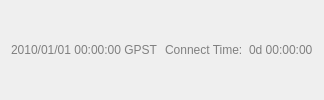
       <widget class="QWidget" name="Panel2" native="true">
        <property name="enabled">
         <bool>true</bool>
        </property>
        <property name="toolTip">
         <string/>
        </property>
        <property name="layoutDirection">
         <enum>Qt::LeftToRight</enum>
        </property>
        <property name="text" stdset="0">
         <string/>
        </property>
        <layout class="QHBoxLayout" name="horizontalLayout">
         <item>
          <widget class="QLabel" name="Time">
           <property name="enabled">
            <bool>true</bool>
           </property>
           <property name="palette">
            <palette>
             <active>
              <colorrole role="WindowText">
               <brush brushstyle="SolidPattern">
                <color alpha="255">
                 <red>128</red>
                 <green>128</green>
                 <blue>128</blue>
                </color>
               </brush>
              </colorrole>
             </active>
             <inactive>
              <colorrole role="WindowText">
               <brush brushstyle="SolidPattern">
                <color alpha="255">
                 <red>128</red>
                 <green>128</green>
                 <blue>128</blue>
                </color>
               </brush>
              </colorrole>
             </inactive>
             <disabled>
              <colorrole role="WindowText">
               <brush brushstyle="SolidPattern">
                <color alpha="255">
                 <red>128</red>
                 <green>128</green>
                 <blue>128</blue>
                </color>
               </brush>
              </colorrole>
             </disabled>
            </palette>
           </property>
           <property name="toolTip">
            <string/>
           </property>
           <property name="text">
            <string>2010/01/01 00:00:00 GPST</string>
           </property>
          </widget>
         </item>
         <item>
          <widget class="QLabel" name="Label8">
           <property name="enabled">
            <bool>true</bool>
           </property>
           <property name="palette">
            <palette>
             <active>
              <colorrole role="WindowText">
               <brush brushstyle="SolidPattern">
                <color alpha="255">
                 <red>128</red>
                 <green>128</green>
                 <blue>128</blue>
                </color>
               </brush>
              </colorrole>
             </active>
             <inactive>
              <colorrole role="WindowText">
               <brush brushstyle="SolidPattern">
                <color alpha="255">
                 <red>128</red>
                 <green>128</green>
                 <blue>128</blue>
                </color>
               </brush>
              </colorrole>
             </inactive>
             <disabled>
              <colorrole role="WindowText">
               <brush brushstyle="SolidPattern">
                <color alpha="255">
                 <red>128</red>
                 <green>128</green>
                 <blue>128</blue>
                </color>
               </brush>
              </colorrole>
             </disabled>
            </palette>
           </property>
           <property name="toolTip">
            <string/>
           </property>
           <property name="text">
            <string>Connect Time:</string>
           </property>
          </widget>
         </item>
         <item>
          <widget class="QLabel" name="ConTime">
           <property name="enabled">
            <bool>true</bool>
           </property>
           <property name="palette">
            <palette>
             <active>
              <colorrole role="WindowText">
               <brush brushstyle="SolidPattern">
                <color alpha="255">
                 <red>128</red>
                 <green>128</green>
                 <blue>128</blue>
                </color>
               </brush>
              </colorrole>
             </active>
             <inactive>
              <colorrole role="WindowText">
               <brush brushstyle="SolidPattern">
                <color alpha="255">
                 <red>128</red>
                 <green>128</green>
                 <blue>128</blue>
                </color>
               </brush>
              </colorrole>
             </inactive>
             <disabled>
              <colorrole role="WindowText">
               <brush brushstyle="SolidPattern">
                <color alpha="255">
                 <red>128</red>
                 <green>128</green>
                 <blue>128</blue>
                </color>
               </brush>
              </colorrole>
             </disabled>
            </palette>
           </property>
           <property name="toolTip">
            <string/>
           </property>
           <property name="text">
            <string>0d 00:00:00</string>
           </property>
          </widget>
         </item>
        </layout>
       </widget>
